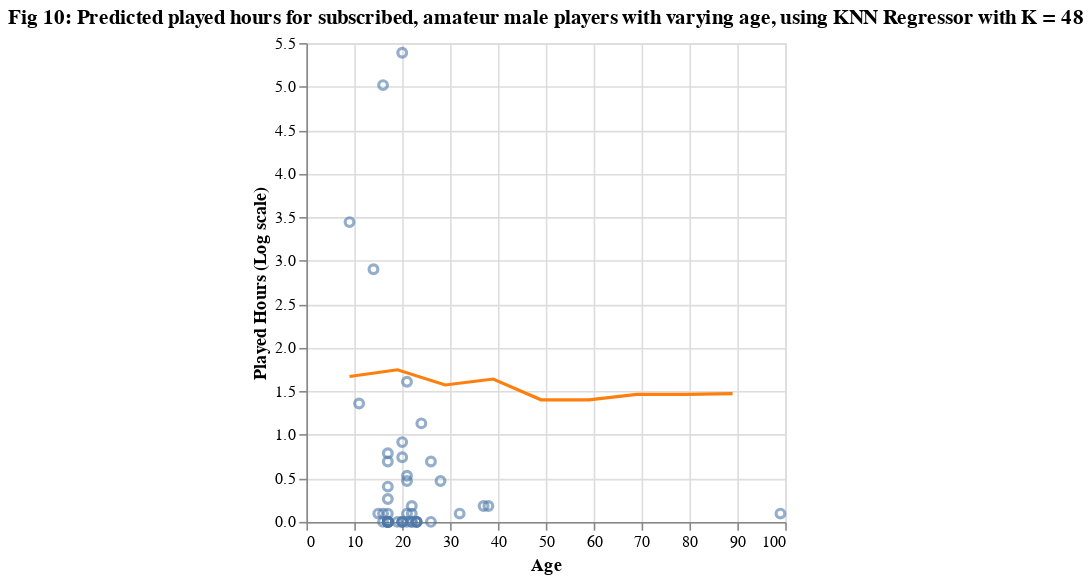

Notebook source saved alongside this figure:
### Markdown cell above
<h3>Visualizing of our model's predictions</h3>
Since our model is a multivariable K-NN regression with four predictor variables, we can not visualize the full model in two dimensions. Thus, to create a 2D plot, we will focus on only one predictor (age) and plotted age vs. played_hours. To overlay our predicted values, we will hold the other three predictor variables constant and then have our model generate predictions across a grid of age values, giving us a prediction curve that shows how the model’s estimated played_hours changes with age, given fixed values for the other variables.

### Code cell
# Create a grid of evenly spaced values along the range of the age data
prediction_grid = pd.DataFrame({
    "age": np.arange(testing_df["age"].min(), testing_df["age"].max(), 10)
})

# set the three categorical predictor variables to its most common value
prediction_grid["gender"] = "Male"
prediction_grid["subscribe"] = True
prediction_grid["experience"] = "Amateur"

# Predict the played hours for each of the age values in the grid
prediction_grid["predicted"] = grid_model.predict(prediction_grid)

# log scale the predicted and actual played hours for plotting
prediction_grid['log_predicted'] = np.log1p(prediction_grid['predicted'])
testing_df['log_played_hours'] = np.log1p(testing_df['played_hours'])

# create base plot of age vs played_hours
base_plot = alt.Chart(testing_df).mark_point(opacity=0.6).encode(
    x=alt.X("age")
        .scale(zero=False)
        .title("Age"),
    y=alt.Y("log_played_hours")
        .title("Played Hours (Log scale)")
)

# overlaying predicted values as a line
preds_plot = base_plot + alt.Chart(
    prediction_grid,
    title="Fig 10: Predicted played hours for subscribed, amateur male players with varying age, using KNN Regressor with K = 48"
).mark_line(
    color="#ff7f0e"
).encode(
    x="age",
    y="log_predicted"
)

preds_plot

### Figure 1 — Vega-Lite specification as saved in the notebook (floating-point values rounded to 4 significant figures)
{"config": {"view": {"continuousWidth": 300, "continuousHeight": 300}}, "layer": [{"data": {"name": "data-626aa51101bfdd2e87c6a2029ac576f0"}, "mark": {"type": "point", "opacity": 0.6}, "encoding": {"x": {"field": "age", "scale": {"zero": false}, "title": "Age", "type": "quantitative"}, "y": {"field": "log_played_hours", "title": "Played Hours (Log scale)", "type": "quantitative"}}}, {"data": {"name": "data-c8a885423814f64510412f93fd798416"}, "mark": {"type": "line", "color": "#ff7f0e"}, "encoding": {"x": {"field": "age", "type": "quantitative"}, "y": {"field": "log_predicted", "type": "quantitative"}}, "title": "Fig 10: Predicted played hours for subscribed, amateur male players with varying age, using KNN Regressor with K = 48"}], "$schema": "https://vega.github.io/schema/vega-lite/v5.20.1.json", "datasets": {"data-626aa51101bfdd2e87c6a2029ac576f0": [{"experience": "Regular", "subscribe": true, "played_hours": 4.0, "gender": "Male", "age": 21, "log_played_hours": 1.609}, {"experience": "Veteran", "subscribe": true, "played_hours": 0.0, "gender": "Male", "age": 22, "log_played_hours": 0.0}, {"experience": "Amateur", "subscribe": true, "played_hours": 0.7, "gender": "Female", "age": 21, "log_played_hours": 0.5306}, {"experience": "Amateur", "subscribe": true, "played_hours": 0.0, "gender": "Male", "age": 16, "log_played_hours": 0.0}, {"experience": "Veteran", "subscribe": true, "played_hours": 0.0, "gender": "Female", "age": 17, "log_played_hours": 0.0}, {"experience": "Veteran", "subscribe": true, "played_hours": 0.0, "gender": "Other", "age": 20, "log_played_hours": 0.0}, {"experience": "Regular", "subscribe": true, "played_hours": 1.5, "gender": "Male", "age": 20, "log_played_hours": 0.9163}, {"experience": "Regular", "subscribe": true, "played_hours": 0.1, "gender": "Other", "age": 99, "log_played_hours": 0.09531}, {"experience": "Veteran", "subscribe": true, "played_hours": 0.1, "gender": "Male", "age": 21, "log_played_hours": 0.09531}, {"experience": "Veteran", "subscribe": true, "played_hours": 0.6, "gender": "Male", "age": 21, "log_played_hours": 0.47}, {"experience": "Regular", "subscribe": true, "played_hours": 0.6, "gender": "Female", "age": 28, "log_played_hours": 0.47}, {"experience": "Amateur", "subscribe": true, "played_hours": 17.2, "gender": "Male", "age": 14, "log_played_hours": 2.901}, {"experience": "Veteran", "subscribe": true, "played_hours": 0.0, "gender": "Male", "age": 17, "log_played_hours": 0.0}, {"experience": "Beginner", "subscribe": true, "played_hours": 0.0, "gender": "Female", "age": 17, "log_played_hours": 0.0}, {"experience": "Beginner", "subscribe": true, "played_hours": 1.1, "gender": "Male", "age": 20, "log_played_hours": 0.7419}, {"experience": "Amateur", "subscribe": false, "played_hours": 1.0, "gender": "Male", "age": 26, "log_played_hours": 0.6931}, {"experience": "Veteran", "subscribe": true, "played_hours": 0.0, "gender": "Male", "age": 21, "log_played_hours": 0.0}, {"experience": "Regular", "subscribe": false, "played_hours": 0.0, "gender": "Other", "age": 23, "log_played_hours": 0.0}, {"experience": "Regular", "subscribe": true, "played_hours": 0.1, "gender": "Male", "age": 15, "log_played_hours": 0.09531}, {"experience": "Amateur", "subscribe": false, "played_hours": 2.1, "gender": "Male", "age": 24, "log_played_hours": 1.131}, {"experience": "Veteran", "subscribe": false, "played_hours": 0.0, "gender": "Male", "age": 23, "log_played_hours": 0.0}, {"experience": "Beginner", "subscribe": true, "played_hours": 0.0, "gender": "Female", "age": 17, "log_played_hours": 0.0}, {"experience": "Amateur", "subscribe": true, "played_hours": 2.9, "gender": "Male", "age": 11, "log_played_hours": 1.361}, {"experience": "Veteran", "subscribe": false, "played_hours": 0.0, "gender": "Male", "age": 17, "log_played_hours": 0.0}, {"experience": "Amateur", "subscribe": true, "played_hours": 1.2, "gender": "Other", "age": 17, "log_played_hours": 0.7885}, {"experience": "Amateur", "subscribe": false, "played_hours": 0.1, "gender": "Female", "age": 32, "log_played_hours": 0.09531}, {"experience": "Beginner", "subscribe": false, "played_hours": 0.2, "gender": "Female", "age": 37, "log_played_hours": 0.1823}, {"experience": "Regular", "subscribe": false, "played_hours": 0.0, "gender": "Male", "age": 23, "log_played_hours": 0.0}, {"experience": "Beginner", "subscribe": true, "played_hours": 1.0, "gender": "Female", "age": 17, "log_played_hours": 0.6931}, {"experience": "Veteran", "subscribe": false, "played_hours": 0.1, "gender": "Male", "age": 22, "log_played_hours": 0.09531}, {"experience": "Beginner", "subscribe": true, "played_hours": 0.0, "gender": "Male", "age": 23, "log_played_hours": 0.0}, {"experience": "Pro", "subscribe": true, "played_hours": 30.3, "gender": "Male", "age": 9, "log_played_hours": 3.444}, {"experience": "Beginner", "subscribe": false, "played_hours": 0.0, "gender": "Female", "age": 17, "log_played_hours": 0.0}, {"experience": "Veteran", "subscribe": true, "played_hours": 0.2, "gender": "Male", "age": 38, "log_played_hours": 0.1823}, {"experience": "Beginner", "subscribe": true, "played_hours": 0.0, "gender": "Male", "age": 22, "log_played_hours": 0.0}, {"experience": "Veteran", "subscribe": true, "played_hours": 0.0, "gender": "Male", "age": 17, "log_played_hours": 0.0}, {"experience": "Veteran", "subscribe": true, "played_hours": 0.1, "gender": "Male", "age": 16, "log_played_hours": 0.09531}, {"experience": "Amateur", "subscribe": true, "played_hours": 150.0, "gender": "Female", "age": 16, "log_played_hours": 5.017}, {"experience": "Pro", "subscribe": false, "played_hours": 0.0, "gender": "Other", "age": 17, "log_played_hours": 0.0}, {"experience": "Veteran", "subscribe": true, "played_hours": 0.1, "gender": "Other", "age": 17, "log_played_hours": 0.09531}, {"experience": "Regular", "subscribe": true, "played_hours": 218.1, "gender": "Other", "age": 20, "log_played_hours": 5.39}, {"experience": "Amateur", "subscribe": true, "played_hours": 0.2, "gender": "Male", "age": 22, "log_played_hours": 0.1823}, {"experience": "Amateur", "subscribe": true, "played_hours": 0.0, "gender": "Male", "age": 19, "log_played_hours": 0.0}, {"experience": "Veteran", "subscribe": false, "played_hours": 0.0, "gender": "Male", "age": 20, "log_played_hours": 0.0}, {"experience": "Amateur", "subscribe": true, "played_hours": 0.3, "gender": "Male", "age": 17, "log_played_hours": 0.2624}, {"experience": "Amateur", "subscribe": false, "played_hours": 0.0, "gender": "Other", "age": 26, "log_played_hours": 0.0}, {"experience": "Amateur", "subscribe": true, "played_hours": 0.5, "gender": "Male", "age": 17, "log_played_hours": 0.4055}, {"experience": "Regular", "subscribe": true, "played_hours": 0.0, "gender": "Male", "age": 20, "log_played_hours": 0.0}, {"experience": "Regular", "subscribe": true, "played_hours": 0.0, "gender": "Male", "age": 17, "log_played_hours": 0.0}], "data-c8a885423814f64510412f93fd798416": [{"age": 9, "gender": "Male", "subscribe": true, "experience": "Amateur", "predicted": 4.312, "log_predicted": 1.67}, {"age": 19, "gender": "Male", "subscribe": true, "experience": "Amateur", "predicted": 4.74, "log_predicted": 1.747}, {"age": 29, "gender": "Male", "subscribe": true, "experience": "Amateur", "predicted": 3.819, "log_predicted": 1.573}, {"age": 39, "gender": "Male", "subscribe": true, "experience": "Amateur", "predicted": 4.16, "log_predicted": 1.641}, {"age": 49, "gender": "Male", "subscribe": true, "experience": "Amateur", "predicted": 3.065, "log_predicted": 1.402}, {"age": 59, "gender": "Male", "subscribe": true, "experience": "Amateur", "predicted": 3.06, "log_predicted": 1.401}, {"age": 69, "gender": "Male", "subscribe": true, "experience": "Amateur", "predicted": 3.323, "log_predicted": 1.464}, {"age": 79, "gender": "Male", "subscribe": true, "experience": "Amateur", "predicted": 3.323, "log_predicted": 1.464}, {"age": 89, "gender": "Male", "subscribe": true, "experience": "Amateur", "predicted": 3.367, "log_predicted": 1.474}]}}
